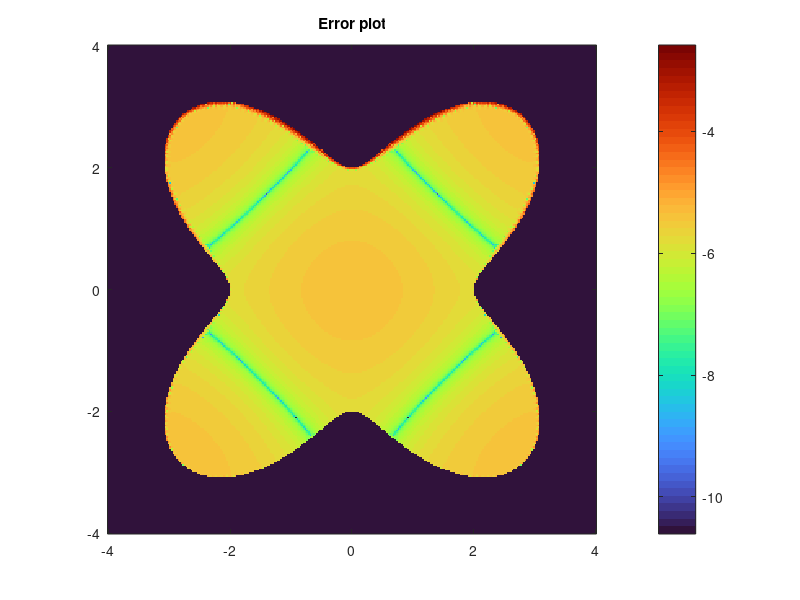

MATLAB code to generate this figure:
N=300;
tvec = linspace(-pi+2*pi/N, pi, N);
rvec = 3+cos(4.*tvec+pi);
rprimvec = -4*sin(4.*tvec+pi);
rbisvec = -16*cos(4.*tvec+pi);
y1 = rvec .*cos(tvec);
y2 = rvec .*sin(tvec);
nu1 = rvec .* cos(tvec) + rprimvec .* sin(tvec);
nu2 = rvec .* sin(tvec) - rprimvec .* cos(tvec);
nu1 = nu1 ./ sqrt( rvec.^2+ rprimvec.^2 );
nu2 = nu2 ./ sqrt( rvec.^2+ rprimvec.^2 );

A_k = zeros(N,N);
vecdsdt = sqrt(rprimvec.^2+rvec.^2);
p = [0;4];
k = 1;

for i = 1:N
    for j = 1:N
        nu_i = [nu1(i), nu2(i)];
    
        r_j = [y1(j), y2(j)];
        r_i = [y1(i), y2(i)];
        
        difference = r_i - r_j;
        hankel_func = besselh(1,1,k*norm(difference));
        taljare = (1i*k/4)*hankel_func;
        namnare = (norm(difference)); 
    
        A_k(i,j) = dot(nu_i, difference)*taljare/namnare;
    end
end

for i = 1:N
    taljare = rprimvec(i)^2 - 0.5*rbisvec(i)*rvec(i)+0.5*rvec(i)^2;
    namnare = 2*pi*(rprimvec(i)^2 + rvec(i)^2)^(3/2);
    A_k(i,i) = taljare/namnare;
end

%%
M = 300; % pick something here
x1field = linspace(-4, 4, M);
x2field = linspace(-4, 4, M);
ufield = zeros(M,M);
exactfield = zeros(M,M);

gvec = (1i*k/4) * besselh(1,1,k*vecnorm([y1;y2]-p))./vecnorm([y1;y2]-p) .* (dot(([y1;y2]-p),[nu1;nu2]));
%gvec = (nu1.*y1+nu2.*(y2-4))./(sqrt((y1).^2+(y2-4).^2).*(1i*k/4*besselh(1,k.*sqrt(y1.^2+(y2-4).^2))));
hvec = (-eye(N)/2+ 2*pi/N * A_k * diag(vecdsdt))\gvec.';
hvec = hvec.';

for ix1=1:M
   for ix2=1:M
        x1=x1field(ix1);
        x2=x2field(ix2);
        t=angle(complex(x1,x2));
        radius= 3+cos(4*t+pi); %formula for rvec
        if x1^2+ x2^2< radius^2
           phivec = (-1i / 4) * besselh(0, k * vecnorm([y1;y2] - [x1;x2])); %kernel expression in terms of xi, yi, nui, i=1,2
           exactfield(ix1,ix2) = real(-1i/4*besselh(0,k*sqrt(x1.^2+(x2-4).^2)));
           ufield(ix1,ix2) = (phivec*((hvec.* vecdsdt).')*2*pi/N);
        end
    end
end



t=0;
re_ufield = real(ufield*exp(-1i*k*t));
im_ufield = imag(ufield*exp(-1i*k*t));

re_exactfield = real(exactfield);
im_exactfield = imag(exactfield);
errorfield = log10(abs(re_ufield-exactfield));

num_Sub_matrix = re_ufield(M/3:M*2/3,M/3:M*2/3);
anal_sub_matrix = re_exactfield(M/3:M*2/3,M/3:M*2/3);
mean_real_sub = mean(anal_sub_matrix,'all');
mean_sub_matrix = mean(num_Sub_matrix, 'all');

%% 
imagesc(x1field, x2field, exactfield.')
axis xy
colormap turbo
pbaspect([1 1 1])
colorbar
title('Analytical solution of u(x,y)')

%%
imagesc(x1field, x2field, re_ufield.')
axis xy
colormap turbo
pbaspect([1 1 1])
colorbar
title('Numerical solution of u(x,y)')

%%
imagesc(x1field, x2field, errorfield.')
axis xy
colormap turbo
pbaspect([1 1 1])
colorbar
title('Error plot')
